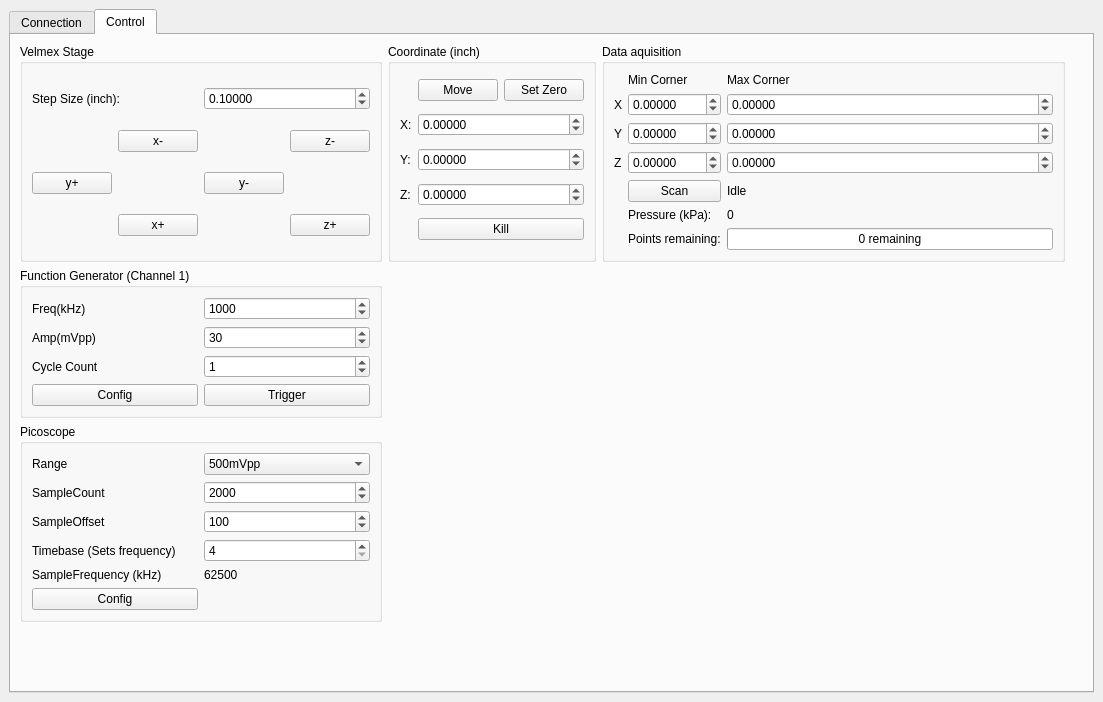
<?xml version="1.0" encoding="UTF-8"?>
<ui version="4.0">
 <class>MainWindow</class>
 <widget class="QMainWindow" name="MainWindow">
  <property name="geometry">
   <rect>
    <x>0</x>
    <y>0</y>
    <width>1103</width>
    <height>702</height>
   </rect>
  </property>
  <property name="windowTitle">
   <string>Chen Lab Calibration Stage UI</string>
  </property>
  <widget class="QWidget" name="centralwidget">
   <layout class="QGridLayout" name="gridLayout_3">
    <item row="0" column="0">
     <widget class="QTabWidget" name="tabWidget">
      <property name="currentIndex">
       <number>1</number>
      </property>
      <widget class="QWidget" name="Connection">
       <attribute name="title">
        <string>Connection</string>
       </attribute>
       <widget class="QGroupBox" name="vmx">
        <property name="geometry">
         <rect>
          <x>10</x>
          <y>130</y>
          <width>361</width>
          <height>121</height>
         </rect>
        </property>
        <property name="title">
         <string>Motor (Velmex)</string>
        </property>
        <layout class="QGridLayout" name="gridLayout_2">
         <item row="0" column="0">
          <widget class="QPushButton" name="vmxConnect">
           <property name="text">
            <string>Connect</string>
           </property>
          </widget>
         </item>
         <item row="0" column="1">
          <widget class="QCheckBox" name="vmxStat">
           <property name="enabled">
            <bool>false</bool>
           </property>
           <property name="text">
            <string>Offline</string>
           </property>
           <property name="tristate">
            <bool>true</bool>
           </property>
          </widget>
         </item>
         <item row="1" column="0">
          <widget class="QLabel" name="label_8">
           <property name="text">
            <string>Serial Port:</string>
           </property>
          </widget>
         </item>
         <item row="1" column="1">
          <widget class="QLineEdit" name="vmxSerial"/>
         </item>
        </layout>
       </widget>
       <widget class="QTextBrowser" name="textBrowser">
        <property name="geometry">
         <rect>
          <x>10</x>
          <y>390</y>
          <width>391</width>
          <height>111</height>
         </rect>
        </property>
        <property name="html">
         <string>&lt;!DOCTYPE HTML PUBLIC &quot;-//W3C//DTD HTML 4.0//EN&quot; &quot;http://www.w3.org/TR/REC-html40/strict.dtd&quot;&gt;
&lt;html&gt;&lt;head&gt;&lt;meta name=&quot;qrichtext&quot; content=&quot;1&quot; /&gt;&lt;meta charset=&quot;utf-8&quot; /&gt;&lt;style type=&quot;text/css&quot;&gt;
p, li { white-space: pre-wrap; }
hr { height: 1px; border-width: 0; }
li.unchecked::marker { content: &quot;\2610&quot;; }
li.checked::marker { content: &quot;\2612&quot;; }
&lt;/style&gt;&lt;/head&gt;&lt;body style=&quot; font-family:'Segoe UI'; font-size:9pt; font-weight:400; font-style:normal;&quot;&gt;
&lt;p style=&quot; margin-top:0px; margin-bottom:0px; margin-left:0px; margin-right:0px; -qt-block-indent:0; text-indent:0px;&quot;&gt;Tips:&lt;/p&gt;
&lt;p style=&quot; margin-top:0px; margin-bottom:0px; margin-left:0px; margin-right:0px; -qt-block-indent:0; text-indent:0px;&quot;&gt;Minimize this application for faster scanning.&lt;/p&gt;
&lt;p style=&quot; margin-top:0px; margin-bottom:0px; margin-left:0px; margin-right:0px; -qt-block-indent:0; text-indent:0px;&quot;&gt;Picoscope sampling rate is 62.5MHz, each sample is 16ns.&lt;/p&gt;
&lt;p style=&quot; margin-top:0px; margin-bottom:0px; margin-left:0px; margin-right:0px; -qt-block-indent:0; text-indent:0px;&quot;&gt;Function generator sends one cycle of sin wave per trigger.&lt;/p&gt;
&lt;p style=&quot; margin-top:0px; margin-bottom:0px; margin-left:0px; margin-right:0px; -qt-block-indent:0; text-indent:0px;&quot;&gt;The visualization folder contains python code for image generation.&lt;/p&gt;&lt;/body&gt;&lt;/html&gt;</string>
        </property>
       </widget>
       <widget class="QGroupBox" name="pico">
        <property name="geometry">
         <rect>
          <x>10</x>
          <y>260</y>
          <width>191</width>
          <height>81</height>
         </rect>
        </property>
        <property name="title">
         <string>Oscilloscope (PicoScope5000a)</string>
        </property>
        <layout class="QGridLayout" name="gridLayout">
         <item row="0" column="0">
          <widget class="QPushButton" name="picoConnect">
           <property name="text">
            <string>Connect</string>
           </property>
          </widget>
         </item>
         <item row="0" column="1">
          <widget class="QCheckBox" name="picoStat">
           <property name="enabled">
            <bool>false</bool>
           </property>
           <property name="text">
            <string>Offline</string>
           </property>
           <property name="tristate">
            <bool>true</bool>
           </property>
          </widget>
         </item>
        </layout>
       </widget>
       <widget class="QGroupBox" name="fg">
        <property name="geometry">
         <rect>
          <x>10</x>
          <y>20</y>
          <width>361</width>
          <height>97</height>
         </rect>
        </property>
        <property name="title">
         <string>Waveform Generator (Keysight 33500B)</string>
        </property>
        <layout class="QGridLayout" name="gridLayout_4">
         <item row="0" column="0">
          <widget class="QPushButton" name="fgConnect">
           <property name="text">
            <string>Connect</string>
           </property>
          </widget>
         </item>
         <item row="0" column="1">
          <widget class="QCheckBox" name="fgStat">
           <property name="enabled">
            <bool>false</bool>
           </property>
           <property name="text">
            <string>Offline</string>
           </property>
           <property name="tristate">
            <bool>true</bool>
           </property>
          </widget>
         </item>
         <item row="1" column="0">
          <widget class="QLabel" name="lastAddress">
           <property name="text">
            <string>USB ID:</string>
           </property>
          </widget>
         </item>
         <item row="1" column="1">
          <widget class="QLineEdit" name="fgID">
           <property name="text">
            <string/>
           </property>
          </widget>
         </item>
        </layout>
       </widget>
       <widget class="QTextBrowser" name="textBrowser_2">
        <property name="geometry">
         <rect>
          <x>450</x>
          <y>30</y>
          <width>256</width>
          <height>101</height>
         </rect>
        </property>
        <property name="html">
         <string>&lt;!DOCTYPE HTML PUBLIC &quot;-//W3C//DTD HTML 4.0//EN&quot; &quot;http://www.w3.org/TR/REC-html40/strict.dtd&quot;&gt;
&lt;html&gt;&lt;head&gt;&lt;meta name=&quot;qrichtext&quot; content=&quot;1&quot; /&gt;&lt;meta charset=&quot;utf-8&quot; /&gt;&lt;style type=&quot;text/css&quot;&gt;
p, li { white-space: pre-wrap; }
hr { height: 1px; border-width: 0; }
li.unchecked::marker { content: &quot;\2610&quot;; }
li.checked::marker { content: &quot;\2612&quot;; }
&lt;/style&gt;&lt;/head&gt;&lt;body style=&quot; font-family:'Segoe UI'; font-size:9pt; font-weight:400; font-style:normal;&quot;&gt;
&lt;p style=&quot; margin-top:0px; margin-bottom:0px; margin-left:0px; margin-right:0px; -qt-block-indent:0; text-indent:0px;&quot;&gt;Contact:&lt;/p&gt;
&lt;p style=&quot; margin-top:0px; margin-bottom:0px; margin-left:0px; margin-right:0px; -qt-block-indent:0; text-indent:0px;&quot;&gt;Author: Yiyang Ruan&lt;/p&gt;
&lt;p style=&quot; margin-top:0px; margin-bottom:0px; margin-left:0px; margin-right:0px; -qt-block-indent:0; text-indent:0px;&quot;&gt;	r.yiyang@wustl.edu&lt;/p&gt;
&lt;p style=&quot; margin-top:0px; margin-bottom:0px; margin-left:0px; margin-right:0px; -qt-block-indent:0; text-indent:0px;&quot;&gt;PI: Dr. Hong Chen&lt;/p&gt;
&lt;p style=&quot; margin-top:0px; margin-bottom:0px; margin-left:0px; margin-right:0px; -qt-block-indent:0; text-indent:0px;&quot;&gt;	hongchen@wustl.edu&lt;br /&gt;&lt;/p&gt;
&lt;p style=&quot;-qt-paragraph-type:empty; margin-top:0px; margin-bottom:0px; margin-left:0px; margin-right:0px; -qt-block-indent:0; text-indent:0px;&quot;&gt;&lt;br /&gt;&lt;/p&gt;&lt;/body&gt;&lt;/html&gt;</string>
        </property>
       </widget>
      </widget>
      <widget class="QWidget" name="Main">
       <attribute name="title">
        <string>Control</string>
       </attribute>
       <layout class="QGridLayout" name="gridLayout_7">
        <item row="2" column="0">
         <widget class="QGroupBox" name="groupBox_5">
          <property name="title">
           <string>Picoscope</string>
          </property>
          <layout class="QGridLayout" name="gridLayout_19">
           <item row="0" column="1">
            <widget class="QComboBox" name="picoRange">
             <property name="currentIndex">
              <number>5</number>
             </property>
             <item>
              <property name="text">
               <string>10mVpp</string>
              </property>
             </item>
             <item>
              <property name="text">
               <string>20mVpp</string>
              </property>
             </item>
             <item>
              <property name="text">
               <string>50mVpp</string>
              </property>
             </item>
             <item>
              <property name="text">
               <string>100mVpp</string>
              </property>
             </item>
             <item>
              <property name="text">
               <string>200mVpp</string>
              </property>
             </item>
             <item>
              <property name="text">
               <string>500mVpp</string>
              </property>
             </item>
             <item>
              <property name="text">
               <string>1Vpp</string>
              </property>
             </item>
             <item>
              <property name="text">
               <string>2Vpp</string>
              </property>
             </item>
             <item>
              <property name="text">
               <string>5Vpp</string>
              </property>
             </item>
            </widget>
           </item>
           <item row="1" column="0">
            <widget class="QLabel" name="label_3">
             <property name="text">
              <string>SampleCount</string>
             </property>
            </widget>
           </item>
           <item row="3" column="1">
            <widget class="QSpinBox" name="picoTimebase">
             <property name="minimum">
              <number>4</number>
             </property>
             <property name="maximum">
              <number>100</number>
             </property>
            </widget>
           </item>
           <item row="3" column="0">
            <widget class="QLabel" name="label_14">
             <property name="text">
              <string>Timebase (Sets frequency)</string>
             </property>
            </widget>
           </item>
           <item row="2" column="1">
            <widget class="QSpinBox" name="picoOffset">
             <property name="maximum">
              <number>5000</number>
             </property>
             <property name="singleStep">
              <number>100</number>
             </property>
             <property name="value">
              <number>100</number>
             </property>
            </widget>
           </item>
           <item row="0" column="0">
            <widget class="QLabel" name="label_10">
             <property name="text">
              <string>Range</string>
             </property>
            </widget>
           </item>
           <item row="2" column="0">
            <widget class="QLabel" name="label_13">
             <property name="text">
              <string>SampleOffset</string>
             </property>
            </widget>
           </item>
           <item row="5" column="0">
            <widget class="QPushButton" name="picoConfig">
             <property name="text">
              <string>Config</string>
             </property>
            </widget>
           </item>
           <item row="1" column="1">
            <widget class="QSpinBox" name="picoSamp">
             <property name="maximum">
              <number>5000</number>
             </property>
             <property name="singleStep">
              <number>100</number>
             </property>
             <property name="value">
              <number>2000</number>
             </property>
            </widget>
           </item>
           <item row="4" column="0">
            <widget class="QLabel" name="label_15">
             <property name="text">
              <string>SampleFrequency (kHz)</string>
             </property>
            </widget>
           </item>
           <item row="4" column="1">
            <widget class="QLabel" name="picoFreq">
             <property name="text">
              <string>62500</string>
             </property>
            </widget>
           </item>
          </layout>
         </widget>
        </item>
        <item row="3" column="5">
         <widget class="QWidget" name="widget" native="true"/>
        </item>
        <item row="1" column="0">
         <widget class="QGroupBox" name="groupBox_7">
          <property name="title">
           <string>Function Generator (Channel 1)</string>
          </property>
          <layout class="QGridLayout" name="gridLayout_12">
           <item row="3" column="1">
            <widget class="QPushButton" name="fgTrig">
             <property name="text">
              <string>Trigger</string>
             </property>
             <property name="shortcut">
              <string>T</string>
             </property>
            </widget>
           </item>
           <item row="0" column="0">
            <widget class="QLabel" name="label_20">
             <property name="text">
              <string>Freq(kHz)</string>
             </property>
            </widget>
           </item>
           <item row="3" column="0">
            <widget class="QPushButton" name="fgConfig">
             <property name="text">
              <string>Config</string>
             </property>
            </widget>
           </item>
           <item row="1" column="1">
            <widget class="QSpinBox" name="fgAmp">
             <property name="maximum">
              <number>2000</number>
             </property>
             <property name="singleStep">
              <number>10</number>
             </property>
             <property name="value">
              <number>30</number>
             </property>
            </widget>
           </item>
           <item row="0" column="1">
            <widget class="QSpinBox" name="fgFreq">
             <property name="minimum">
              <number>0</number>
             </property>
             <property name="maximum">
              <number>10000</number>
             </property>
             <property name="singleStep">
              <number>1000</number>
             </property>
             <property name="value">
              <number>1000</number>
             </property>
            </widget>
           </item>
           <item row="1" column="0">
            <widget class="QLabel" name="Amp">
             <property name="text">
              <string>Amp(mVpp)</string>
             </property>
            </widget>
           </item>
           <item row="2" column="0">
            <widget class="QLabel" name="label_12">
             <property name="text">
              <string>Cycle Count</string>
             </property>
            </widget>
           </item>
           <item row="2" column="1">
            <widget class="QSpinBox" name="fgCyc">
             <property name="value">
              <number>1</number>
             </property>
            </widget>
           </item>
          </layout>
         </widget>
        </item>
        <item row="0" column="0">
         <widget class="QGroupBox" name="groupBox">
          <property name="title">
           <string>Velmex Stage</string>
          </property>
          <layout class="QGridLayout" name="gridLayout_6">
           <item row="0" column="0" colspan="2">
            <widget class="QLabel" name="label">
             <property name="text">
              <string>Step Size (inch):</string>
             </property>
            </widget>
           </item>
           <item row="2" column="3">
            <widget class="QPushButton" name="moveUp">
             <property name="text">
              <string>z-</string>
             </property>
             <property name="shortcut">
              <string>Up</string>
             </property>
             <property name="autoRepeat">
              <bool>true</bool>
             </property>
            </widget>
           </item>
           <item row="4" column="1">
            <widget class="QPushButton" name="moveBack">
             <property name="text">
              <string>x+</string>
             </property>
             <property name="shortcut">
              <string>S</string>
             </property>
             <property name="autoRepeat">
              <bool>true</bool>
             </property>
            </widget>
           </item>
           <item row="3" column="0">
            <widget class="QPushButton" name="moveLeft">
             <property name="text">
              <string>y+</string>
             </property>
             <property name="shortcut">
              <string>A</string>
             </property>
             <property name="autoRepeat">
              <bool>true</bool>
             </property>
            </widget>
           </item>
           <item row="4" column="3">
            <widget class="QPushButton" name="moveDown">
             <property name="text">
              <string>z+</string>
             </property>
             <property name="shortcut">
              <string>Down</string>
             </property>
             <property name="autoRepeat">
              <bool>true</bool>
             </property>
            </widget>
           </item>
           <item row="2" column="1">
            <widget class="QPushButton" name="moveFront">
             <property name="text">
              <string>x-</string>
             </property>
             <property name="shortcut">
              <string>W</string>
             </property>
             <property name="autoRepeat">
              <bool>true</bool>
             </property>
            </widget>
           </item>
           <item row="3" column="2">
            <widget class="QPushButton" name="moveRight">
             <property name="text">
              <string>y-</string>
             </property>
             <property name="shortcut">
              <string>D</string>
             </property>
             <property name="autoRepeat">
              <bool>true</bool>
             </property>
            </widget>
           </item>
           <item row="0" column="2" colspan="2">
            <widget class="QDoubleSpinBox" name="vmxStep">
             <property name="decimals">
              <number>5</number>
             </property>
             <property name="minimum">
              <double>0.000250000000000</double>
             </property>
             <property name="maximum">
              <double>3.000000000000000</double>
             </property>
             <property name="singleStep">
              <double>0.000250000000000</double>
             </property>
             <property name="value">
              <double>0.100000000000000</double>
             </property>
            </widget>
           </item>
          </layout>
         </widget>
        </item>
        <item row="0" column="1">
         <widget class="QGroupBox" name="groupBox_2">
          <property name="title">
           <string>Coordinate (inch)</string>
          </property>
          <layout class="QGridLayout" name="gridLayout_10">
           <item row="3" column="3" colspan="2">
            <widget class="QDoubleSpinBox" name="posY">
             <property name="decimals">
              <number>5</number>
             </property>
             <property name="minimum">
              <double>-12.000000000000000</double>
             </property>
             <property name="maximum">
              <double>12.000000000000000</double>
             </property>
            </widget>
           </item>
           <item row="2" column="2">
            <widget class="QLabel" name="X_2">
             <property name="text">
              <string>X:</string>
             </property>
            </widget>
           </item>
           <item row="5" column="2">
            <widget class="QLabel" name="Z">
             <property name="text">
              <string>Z:</string>
             </property>
            </widget>
           </item>
           <item row="5" column="3" colspan="2">
            <widget class="QDoubleSpinBox" name="posZ">
             <property name="decimals">
              <number>5</number>
             </property>
             <property name="minimum">
              <double>-12.000000000000000</double>
             </property>
             <property name="maximum">
              <double>12.000000000000000</double>
             </property>
            </widget>
           </item>
           <item row="6" column="3" colspan="2">
            <widget class="QPushButton" name="vmxKill">
             <property name="text">
              <string>Kill</string>
             </property>
             <property name="shortcut">
              <string>K</string>
             </property>
            </widget>
           </item>
           <item row="2" column="3" colspan="2">
            <widget class="QDoubleSpinBox" name="posX">
             <property name="decimals">
              <number>5</number>
             </property>
             <property name="minimum">
              <double>-12.000000000000000</double>
             </property>
             <property name="maximum">
              <double>12.000000000000000</double>
             </property>
            </widget>
           </item>
           <item row="1" column="4">
            <widget class="QPushButton" name="vmxZero">
             <property name="text">
              <string>Set Zero</string>
             </property>
            </widget>
           </item>
           <item row="1" column="3">
            <widget class="QPushButton" name="vmxMove">
             <property name="text">
              <string>Move</string>
             </property>
            </widget>
           </item>
           <item row="3" column="2">
            <widget class="QLabel" name="Y">
             <property name="text">
              <string>Y:</string>
             </property>
            </widget>
           </item>
          </layout>
         </widget>
        </item>
        <item row="0" column="2">
         <widget class="QGroupBox" name="groupBox_3">
          <property name="title">
           <string>Data aquisition</string>
          </property>
          <layout class="QGridLayout" name="gridLayout_8">
           <item row="2" column="1">
            <widget class="QDoubleSpinBox" name="minY">
             <property name="decimals">
              <number>5</number>
             </property>
             <property name="minimum">
              <double>-12.000000000000000</double>
             </property>
             <property name="maximum">
              <double>12.000000000000000</double>
             </property>
            </widget>
           </item>
           <item row="2" column="2">
            <widget class="QDoubleSpinBox" name="maxY">
             <property name="decimals">
              <number>5</number>
             </property>
             <property name="minimum">
              <double>-12.000000000000000</double>
             </property>
             <property name="maximum">
              <double>12.000000000000000</double>
             </property>
            </widget>
           </item>
           <item row="10" column="1">
            <widget class="QLabel" name="label_11">
             <property name="text">
              <string>Points remaining:</string>
             </property>
            </widget>
           </item>
           <item row="6" column="0">
            <widget class="QLabel" name="label_2">
             <property name="text">
              <string>Z</string>
             </property>
            </widget>
           </item>
           <item row="1" column="2">
            <widget class="QDoubleSpinBox" name="maxX">
             <property name="decimals">
              <number>5</number>
             </property>
             <property name="minimum">
              <double>-12.000000000000000</double>
             </property>
             <property name="maximum">
              <double>12.000000000000000</double>
             </property>
            </widget>
           </item>
           <item row="0" column="2">
            <widget class="QLabel" name="label_9">
             <property name="text">
              <string>Max Corner</string>
             </property>
            </widget>
           </item>
           <item row="6" column="1">
            <widget class="QDoubleSpinBox" name="minZ">
             <property name="decimals">
              <number>5</number>
             </property>
             <property name="minimum">
              <double>-12.000000000000000</double>
             </property>
             <property name="maximum">
              <double>12.000000000000000</double>
             </property>
            </widget>
           </item>
           <item row="2" column="0">
            <widget class="QLabel" name="label_5">
             <property name="text">
              <string>Y</string>
             </property>
            </widget>
           </item>
           <item row="0" column="1">
            <widget class="QLabel" name="label_7">
             <property name="text">
              <string>Min Corner</string>
             </property>
            </widget>
           </item>
           <item row="1" column="0">
            <widget class="QLabel" name="label_6">
             <property name="text">
              <string>X</string>
             </property>
            </widget>
           </item>
           <item row="9" column="2">
            <widget class="QLabel" name="pressure">
             <property name="text">
              <string>0</string>
             </property>
            </widget>
           </item>
           <item row="8" column="1">
            <widget class="QPushButton" name="scan">
             <property name="text">
              <string>Scan</string>
             </property>
            </widget>
           </item>
           <item row="1" column="1">
            <widget class="QDoubleSpinBox" name="minX">
             <property name="decimals">
              <number>5</number>
             </property>
             <property name="minimum">
              <double>-12.000000000000000</double>
             </property>
             <property name="maximum">
              <double>12.000000000000000</double>
             </property>
            </widget>
           </item>
           <item row="9" column="1">
            <widget class="QLabel" name="label_4">
             <property name="text">
              <string>Pressure (kPa):</string>
             </property>
            </widget>
           </item>
           <item row="10" column="2">
            <widget class="QProgressBar" name="pointCNT">
             <property name="maximum">
              <number>1</number>
             </property>
             <property name="value">
              <number>0</number>
             </property>
             <property name="format">
              <string>0 remaining</string>
             </property>
            </widget>
           </item>
           <item row="6" column="2">
            <widget class="QDoubleSpinBox" name="maxZ">
             <property name="decimals">
              <number>5</number>
             </property>
             <property name="minimum">
              <double>-12.000000000000000</double>
             </property>
             <property name="maximum">
              <double>12.000000000000000</double>
             </property>
            </widget>
           </item>
           <item row="8" column="2">
            <widget class="QLabel" name="scanStat">
             <property name="text">
              <string>Idle</string>
             </property>
            </widget>
           </item>
          </layout>
         </widget>
        </item>
        <item row="1" column="1" rowspan="2" colspan="4">
         <widget class="QWidget" name="picoRaw" native="true"/>
        </item>
       </layout>
      </widget>
     </widget>
    </item>
   </layout>
  </widget>
 </widget>
 <resources/>
 <connections/>
</ui>
